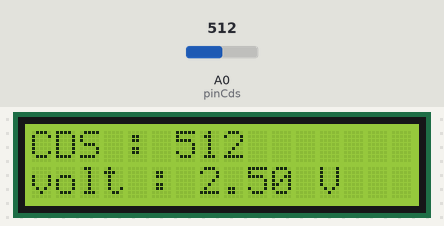
A sketch run on a simulated Arduino Uno, built with avr-gcc and run on an emulated ATmega328P. Parts: 16×2 character LCD. The test bench sets the inputs (shaded band); at power-on: A0 (pinCds) = 512. What the sketch prints to the serial monitor is not drawn.

Above: at 1.2 s.
1.3 s: A0 (pinCds) set to 716
At 2.6 s:
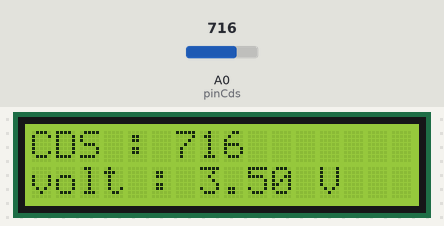
3.0 s: A0 (pinCds) set to 900
At 4.2 s:
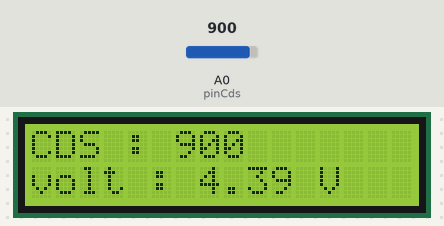
4.5 s: A0 (pinCds) set to 1023
At 5.9 s:
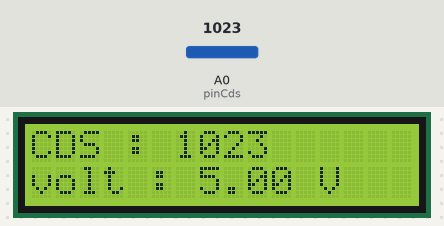
Timing chart, 0 to 7.5 s (numbered marks = the images above; inputs shaded):
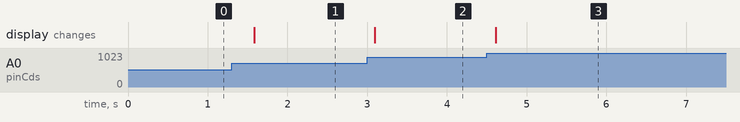

Measured:
- after the input at 1.3 s, the display: changes after 0.28 s (image 1)
- after the input at 3.0 s, the display: changes after 0.10 s (image 2)
- after the input at 4.5 s, the display: changes after 0.11 s (image 3)

The sketch:

17_CDS_read.ino
```cpp
#include <LiquidCrystal.h>

const uint8_t pinGnd = A2;
const uint8_t pinVcc = A1;
const uint8_t pinCds = A0;

                //rs,rw, e,      D0~D7
LiquidCrystal lcd(13,12,11,10,9,8,7,6,5,4,3);

void setup(){
    Serial.begin(115200);

    lcd.begin(16,2);

    pinMode(pinGnd, OUTPUT);
    pinMode(pinVcc, OUTPUT);
    pinMode(pinCds, INPUT);
    digitalWrite(pinGnd, LOW);
    digitalWrite(pinVcc, HIGH);
}

void loop(){
    int adcData = analogRead(pinCds);
    float volt = (5.0/1024.0) * adcData;
    Serial.print("CDS : ");
    Serial.print(adcData);
    Serial.print(", volt : ");
    Serial.print(volt, 5);
    Serial.println(" V");

    lcd.setCursor(0,0);
    lcd.print("CDS : ");
    lcd.print(adcData);
    lcd.setCursor(0,1);
    lcd.print("volt : ");
    lcd.print(volt);
    lcd.print(" V");
    delay(500);
}
```
